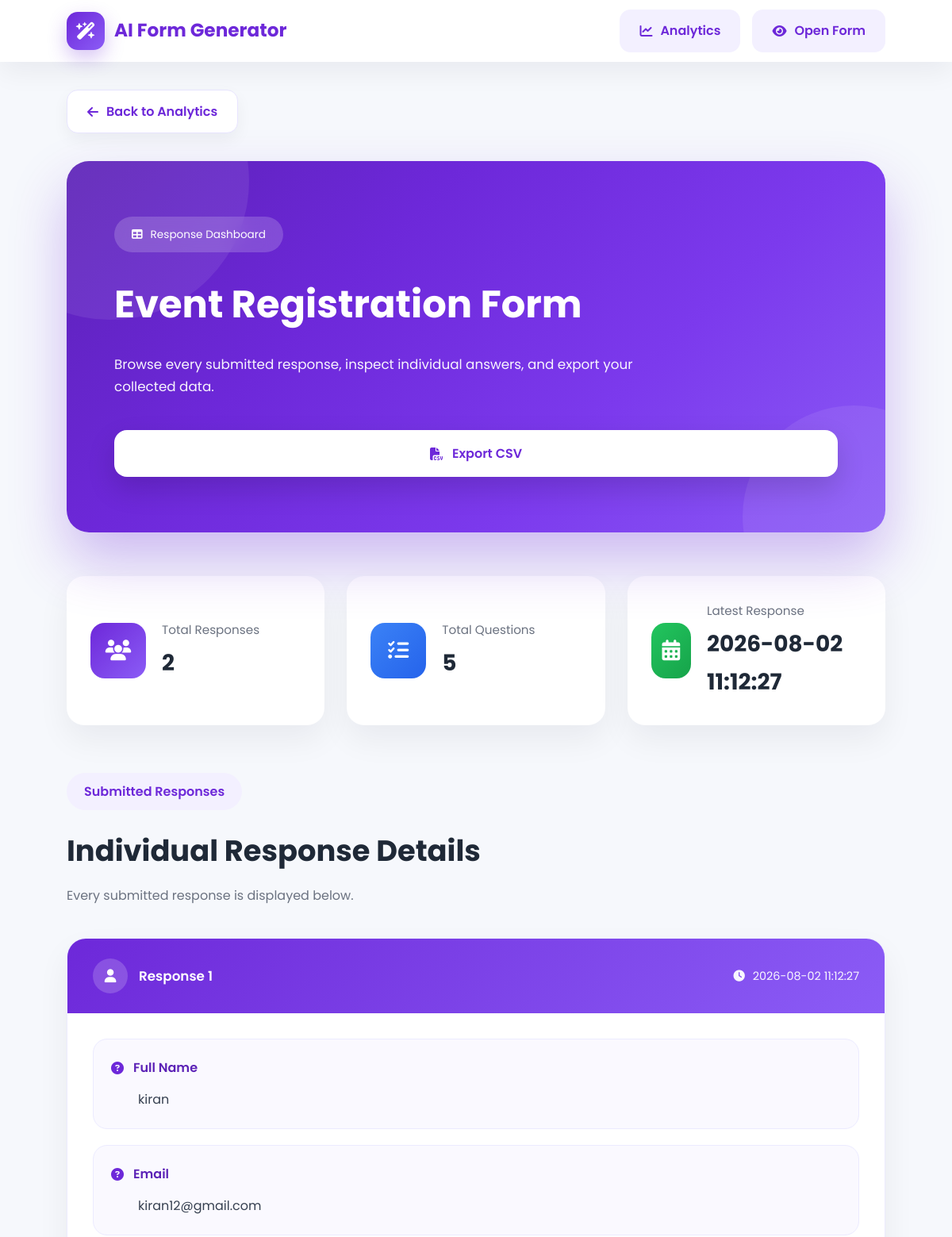
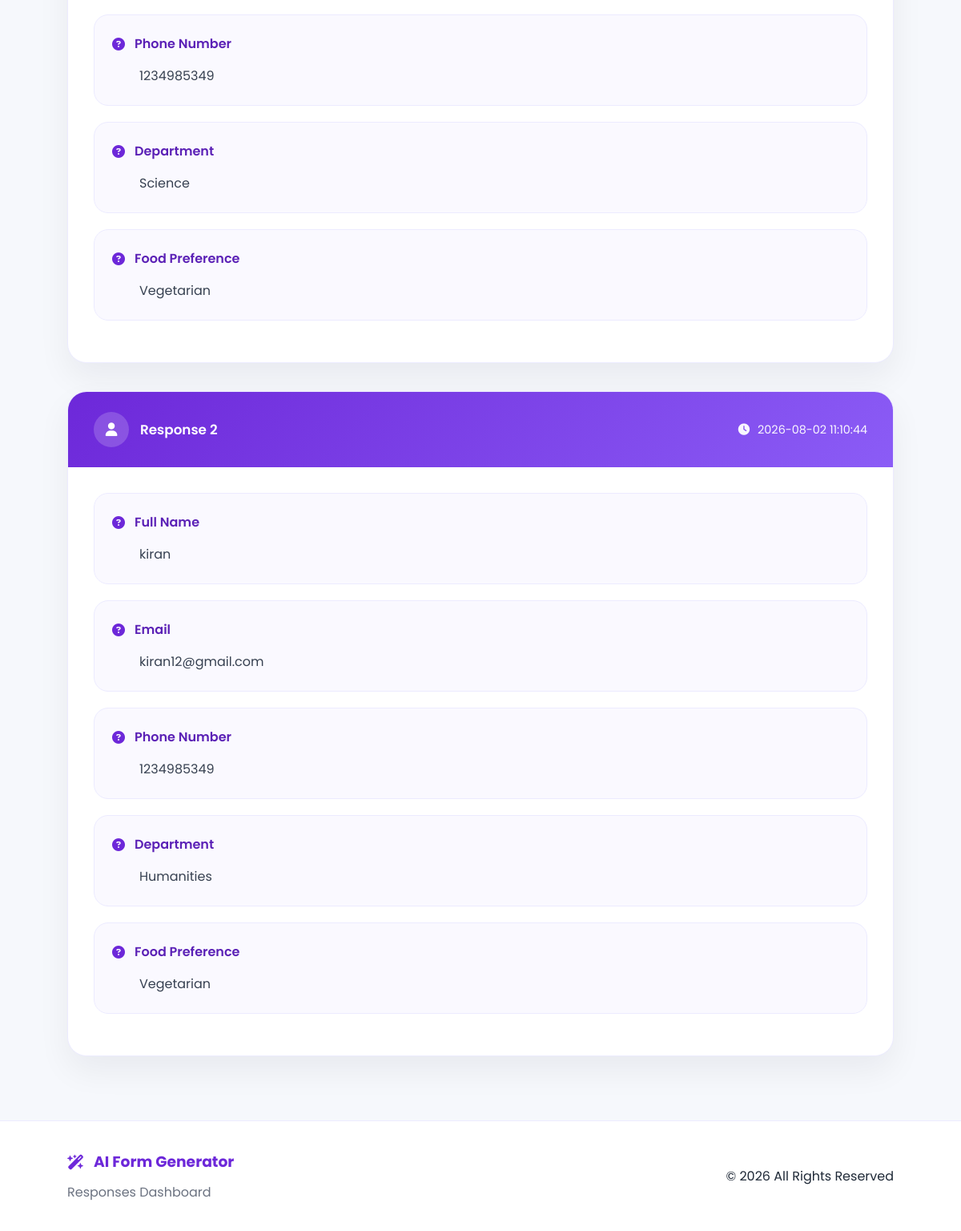
/responses/defb8029 (signed in), run on the app's committed database (2 pictures, top to bottom).
### tables this page shows
CREATE TABLE forms(

        id INTEGER PRIMARY KEY AUTOINCREMENT,

        form_id TEXT UNIQUE NOT NULL,

        user_id INTEGER NOT NULL,

        title TEXT NOT NULL,

        description TEXT,

        questions TEXT NOT NULL,

        created_at TIMESTAMP DEFAULT CURRENT_TIMESTAMP, status TEXT DEFAULT 'draft', published_at TIMESTAMP, updated_at TIMESTAMP,

        FOREIGN KEY(user_id)
        REFERENCES users(id)
        ON DELETE CASCADE

    );

CREATE TABLE responses(

        id INTEGER PRIMARY KEY AUTOINCREMENT,

        form_id TEXT NOT NULL,

        answers TEXT NOT NULL,

        submitted_at TIMESTAMP DEFAULT CURRENT_TIMESTAMP,

        FOREIGN KEY(form_id)
        REFERENCES forms(form_id)
        ON DELETE CASCADE

    );

### app.py (the view)
    def wrapper(*args, **kwargs):
        if "user_id" not in session:
            return redirect(url_for("login"))
        return function(*args, **kwargs)

### app.py (called while the page is built)
def login_required(function):
    def wrapper(*args, **kwargs):
        if "user_id" not in session:
            return redirect(url_for("login"))
        return function(*args, **kwargs)
    wrapper.__name__ = function.__name__
    return wrapper

def check_form_owner(form):
    if form is None:
        return False
    return form["user_id"] == session.get("user_id")

@app.route("/responses/<form_id>")
@login_required
def responses(form_id):
    form = get_form(form_id)
    if not check_form_owner(form):
        return """
        <h2>
        ❌ Unauthorized Access
        </h2>
        """
    source = request.args.get("source", "preview")
    response_data = get_responses(form_id)
    return render_template(
        "responses.html",
        form=form,
        form_id=form_id,
        responses=response_data,
        total_responses=len(response_data),
        source=source
    )

### database.py (called while the page is built)
def get_connection():
    conn = sqlite3.connect(DATABASE, check_same_thread=False)
    conn.row_factory = sqlite3.Row
    return conn

def get_form(form_id):
    conn = get_connection()
    cursor = conn.cursor()
    cursor.execute(
        """
        SELECT *

        FROM forms

        WHERE form_id=?

        """,
        (form_id,),
    )
    row = cursor.fetchone()
    conn.close()
    if row is None:
        return None
    return {
        "form_id": row["form_id"],
        "user_id": row["user_id"],
        "title": row["title"],
        "description": row["description"],
        "questions": json.loads(row["questions"]),
        "status": row["status"],
        "created_at": row["created_at"],
        "updated_at": row["updated_at"],
        "published_at": row["published_at"],
    }

def get_responses(form_id):
    conn = get_connection()
    cursor = conn.cursor()
    cursor.execute(
        """
        SELECT answers, submitted_at

        FROM responses

        WHERE form_id=?

        ORDER BY submitted_at DESC

        """,
        (form_id,),
    )
    rows = cursor.fetchall()
    conn.close()
    responses = []
    for row in rows:
        responses.append(
            {"answers": json.loads(row["answers"]), "submitted_at": row["submitted_at"]}
        )
    return responses

### templates/responses.html (shortened to what this page needs)
<!DOCTYPE html>
<html lang="en">
<head>
    <link rel="stylesheet" href="{{ url_for('static', filename='css/responses.css') }}">
    <link rel="stylesheet" href="https://cdnjs.cloudflare.com/ajax/libs/font-awesome/6.6.0/css/all.min.css">
</head>
<body>
    <nav class="navbar">
        <div class="logo">
            <i class="fa-solid fa-wand-magic-sparkles"></i>
            AI Form Generator
        </div>
        <div class="nav-buttons">
           <a href="{{ url_for('analytics',form_id=form_id,source=source) }}"
                 class="nav-btn">
                <i class="fa-solid fa-chart-line"></i>
                Analytics
            </a>
            <a href="{{ url_for('open_form',form_id=form_id) }}" class="nav-btn">
                <i class="fa-solid fa-eye"></i>
                Open Form
            </a>
        </div>
    </nav>
<div class="page-nav">
    <a href="{{ url_for('analytics',form_id=form_id,source=source) }}"
       class="back-btn">
        <i class="fa-solid fa-arrow-left"></i>
        Back to Analytics
    </a>
</div>
    <header class="dashboard-header">
        <div class="dashboard-left">
            <span class="dashboard-badge">
                <i class="fa-solid fa-table"></i>
                Response Dashboard
            </span>
            <h1>
                {{ form.title }}
            </h1>
            <p>
                Browse every submitted response,
                inspect individual answers,
                and export your collected data.
            </p>
        </div>
        <div class="dashboard-right">
            <a href="{{ url_for('export_csv',form_id=form_id) }}" class="primary-btn">
                <i class="fa-solid fa-file-csv"></i>
                Export CSV
            </a>
        </div>
    </header>
    <div class="dashboard">
        <section class="overview-section">
            <div class="overview-grid">
                <div class="overview-card">
                    <div class="overview-icon purple">
                        <i class="fa-solid fa-users"></i>
                    </div>
                    <div>
                        <span>Total Responses</span>
                        <h2>{{ total_responses }}</h2>
                    </div>
                </div>
                <div class="overview-card">
                    <div class="overview-icon blue">
                        <i class="fa-solid fa-list-check"></i>
                    </div>
                    <div>
                        <span>Total Questions</span>
                        <h2>{{ form.questions|length }}</h2>
                    </div>
                </div>
                <div class="overview-card">
                    <div class="overview-icon green">
                        <i class="fa-solid fa-calendar-days"></i>
                    </div>
                    <div>
                        <span>Latest Response</span>
                        <h2>
                            {% if responses %}
                            {{ responses[0].submitted_at }}
                            {% else %}
                            --
                            {% endif %}
                        </h2>
                    </div>
                </div>
            </div>
        </section>
        <section class="responses-section">
            <div class="section-heading">
                <span class="section-tag">
                    Submitted Responses
                </span>
                <h2>
                    Individual Response Details
                </h2>
                <p>
                    Every submitted response is displayed below.
                </p>
            </div>
            {% if responses %}
            {% for response in responses %}
            <div class="response-card">
                <div class="response-card-header">
                    <div class="response-number">
                        <i class="fa-solid fa-user"></i>
                        <span>
                            Response {{ loop.index }}
                        </span>
                    </div>
                    <div class="response-date">
                        <i class="fa-solid fa-clock"></i>
                        {{ response.submitted_at }}
                    </div>
                </div>
                <div class="response-body">
                    {% for key,value in response.answers.items() %}
                    <div class="answer-item">
                        <div class="answer-question">
                            <i class="fa-solid fa-circle-question"></i>
                            {{ key }}
                        </div>
                        <div class="answer-value">
                            {% if value is iterable and value is not string %}
                            {{ value|join(", ") }}
                            {% else %}
                            {{ value }}
                            {% endif %}
                        </div>
                    </div>
                    {% endfor %}
                </div>
            </div>
            {% endfor %}
            {% endif %}
        </section>
    </div>
    <footer class="footer">
        <div class="footer-content">
            <div>
                <h3>
                    <i class="fa-solid fa-wand-magic-sparkles"></i>
                    AI Form Generator
                </h3>
                <p>
                    Responses Dashboard
                </p>
            </div>
            <div>
                © 2026 All Rights Reserved
            </div>
        </div>
    </footer>
</body>
</html>

### data on the page
forms: title "Event Registration Form"
responses: submitted_at "2026-08-02 11:12:27", answers "Full Name" "Email" "Phone Number" "Department" "Food Preference", answers "kiran" "kiran12@gmail.com" "1234985349" "Science" "Vegetarian"
responses: submitted_at "2026-08-02 11:10:44", answers "Full Name" "Email" "Phone Number" "Department" "Food Preference", answers "kiran" "kiran12@gmail.com" "1234985349" "Humanities" "Vegetarian"

### other printed values
{{ total_responses }} "2"
